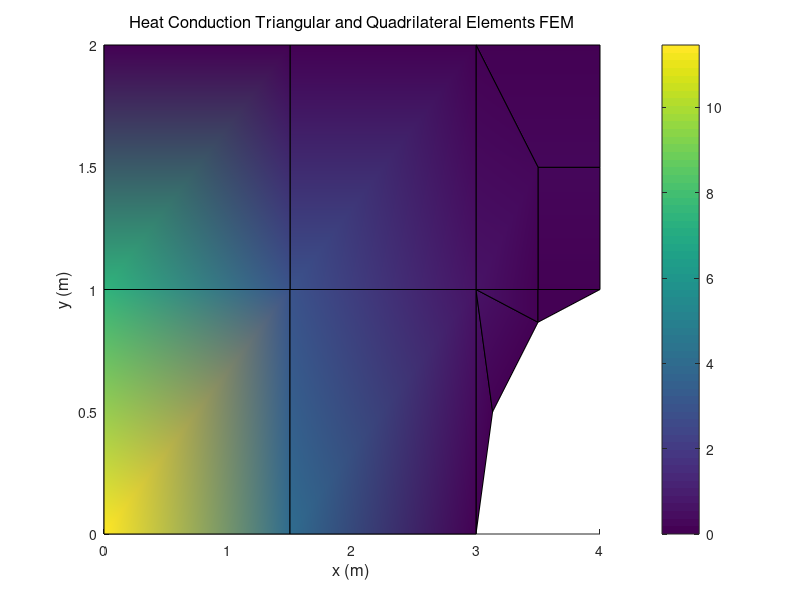

Here is the MATLAB script that generated this plot:
clear all ; close all ; clc ;
npoints = 100;
% Set the number of elements
n_el = 11; n_np = 16 ;

% Set the properties of the material and problem
k_e = 5;
s = 6;

dE = [0;0;0;0;0;0;0;0];

ICA = [1 2 13 0           % Interconnectivity array
       2 3 13 0
       3 14 13 0
       3 4 14 0
       14 4 16 15
       15 16 5 6
       13 14 15 6
       12 13 6 7
       9 12 7 8
       10 11 12 9
       11 1 13 12];
   
el_type = [0 0 0 0 1 1 1 1 1 1 1];
   
GA = [ 3 3.1340  3.5  4 4 3 1.5 0 0 0 1.5 1.5  3  3.5  3.5  4    % x
       0  0.5   .8660 1 2 2  2  2 1 0  0   1   1   1   1.5  1.5 ];% y
% TRI---------------------------------------------------------------   
A_e=inline('.5*((xe2*ye3-xe3*ye2)-(xe1*ye3-xe3*ye1)+(xe1*ye2-xe2*ye1))'...
    ,'xe1','xe2','xe3','ye1','ye2','ye3');

Be_11=inline('(ye2-ye3)','ye2','ye3');
Be_12=inline('(ye3-ye1)','ye1','ye3');
Be_13=inline('(ye1-ye2)','ye1','ye2');
Be_21=inline('(xe3-xe2)','xe2','xe3');
Be_22=inline('(xe1-xe3)','xe1','xe3');
Be_23=inline('(xe2-xe1)','xe1','xe2');

% QUADS-------------------------------------------------------------  

GN_4Q = inline('1/4*[eta-1 1-eta 1+eta -eta-1;xi-1 -xi-1 1+xi 1-xi]'...
                                    ,'xi','eta');
Je_ij = inline('GN4Q * xy_e','GN4Q','xy_e');
N4Q_1 = inline('.25*(1-xi)*(1-eta)','xi','eta');
N4Q_2 = inline('.25*(1+xi)*(1-eta)','xi','eta');
N4Q_3 = inline('.25*(1+xi)*(1+eta)','xi','eta');
N4Q_4 = inline('.25*(1-xi)*(1+eta)','xi','eta');

                              
xi = 1/sqrt(3)*[-1 1];
eta = 1/sqrt(3)*[-1 1];

elx = zeros(n_el,4);                         % element x-coords var
ely = zeros(n_el,4);                         % element y-coords var

K = zeros(n_np , n_np);
f_Omega = zeros(n_np ,1);
f_Gamma = zeros(n_np ,1);

x_y=inline('[1 xi xi*eta eta]*([1 -1 1 -1;1 1 -1 -1;1 1 1 1;1 -1 -1 1]\xy)'...
            ,'xi','eta','xy');

for e = 1:n_el
    if el_type(e)==1;
        
        fe_Omega = zeros(4,1);
        Ke = zeros(4 , 4);
        
        for i=1:4
            elx(e,i) = GA(1,ICA(e,i));
            ely(e,i) = GA(2,ICA(e,i));

            if i==1
                elx(e,5) = GA(1,ICA(e,i));
                ely(e,5) = GA(2,ICA(e,i));
            end
        end

        xe1 = elx(e,1); ye1 = ely(e,1);
        xe2 = elx(e,2); ye2 = ely(e,2);
        xe3 = elx(e,3); ye3 = ely(e,3);
        xe4 = elx(e,4); ye4 = ely(e,4);

        xy_e = transpose(GA(1:2,ICA(e,1:4)));

        Ae = polyarea([xe1 xe2 xe3 xe4], [ye1 ye2 ye3 ye4]);

        for i=1:2
            for j=1:2
                GN4Q = GN_4Q(xi(i),eta(j));
                Je = Je_ij(GN4Q,xy_e);
                detJ = det(Je);

                Be = Je\GN4Q;

                N4Q1 = N4Q_1(xi(i), eta(j));
                N4Q2 = N4Q_2(xi(i), eta(j));
                N4Q3 = N4Q_3(xi(i), eta(j));
                N4Q4 = N4Q_4(xi(i), eta(j));
                N4Q=[N4Q1 N4Q2 N4Q3 N4Q4];
                fe_Omega = fe_Omega + transpose(N4Q)*detJ;

                Ke = Ke + detJ*transpose(Be)*Be;
            end
        end

        Ke = k_e*Ke;
        fe_Omega = s*fe_Omega;

        K(ICA(e,1:4),ICA(e,1:4)) = K(ICA(e,1:4),ICA(e,1:4)) + Ke;

        f_Omega(ICA(e,1:4)) = f_Omega(ICA(e,1:4)) + fe_Omega;

        hold on
    else
        
    for i=1:3
        elx(e,i) = GA(1,ICA(e,i));
        ely(e,i) = GA(2,ICA(e,i));

        if i==1
            elx(e,4) = GA(1,ICA(e,i));
            ely(e,4) = GA(2,ICA(e,i));
        end
    end

    xe1 = elx(e,1); ye1 = ely(e,1);
    xe2 = elx(e,2); ye2 = ely(e,2);
    xe3 = elx(e,3); ye3 = ely(e,3);

    Ae = A_e(xe1,xe2,xe3,ye1,ye2,ye3);

    Be11 = Be_11(ye2,ye3);
    Be12 = Be_12(ye1,ye3);
    Be13 = Be_13(ye1,ye2);
    Be21 = Be_21(xe2,xe3);
    Be22 = Be_22(xe1,xe3);
    Be23 = Be_23(xe1,xe2);

    Be = [Be11 Be12 Be13; Be21 Be22 Be23];

    Ke = k_e/4/Ae*transpose(Be)*Be;
        
    K(ICA(e,1:3),ICA(e,1:3)) = K(ICA(e,1:3),ICA(e,1:3)) + Ke;

    fe_Omega = s*Ae/3*[1;1;1];

    f_Omega(ICA(e,1:3)) = f_Omega(ICA(e,1:3)) + fe_Omega;
    
    hold on
    end
end

f_Gamma(8:10) = 20*[.5;1;1];

f = f_Omega + f_Gamma;

dE_c_indx = 1 : 8;  dE_r_indx = 9 : n_np; 
dF_indx = 9 : n_np ;

% Calculate unknown nodal tempretures using partitioning method
dF = K(dF_indx, dF_indx) \ (f(dF_indx) - (K(dE_r_indx, dE_c_indx)*dE));

d = [dE ; dF];

for e = 1:4
patch(elx(e,1:3),ely(e,1:3),d(ICA(e,1:3)))
    %plot (elx(e,1:4), ely(e,1:4),'Color','w')
end

for e = 5:n_el
patch(elx(e,1:4),ely(e,1:4),d(ICA(e,1:4)))
    %plot (elx(e,1:5), ely(e,1:5),'Color','w')
end
colorbar
title('Heat Conduction Triangular and Quadrilateral Elements FEM'...
            ,'FontWeight','normal','FontSize',12)
% Create xlabel
xlabel({'x (m)'},'FontWeight','normal','FontSize',12);
% Create ylabel
ylabel({'y (m)'},'FontWeight','normal'...
    ,'FontSize',12);

